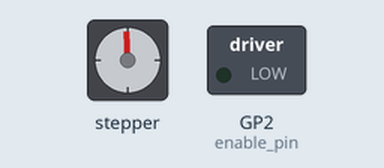
This program was run on a simulated Raspberry Pi Pico running MicroPython. On the bench: stepper motor, switched loads named in the program (green lamp = pin HIGH). Pins used as bus, display or sensor lines are not drawn. At 0.7 s the program stops and its outputs stay as they are.

Above: at 0.15 s.
At 0.7 s:
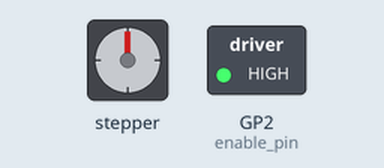
Timing chart, 0 to 2.2 s (numbered marks = the images above):
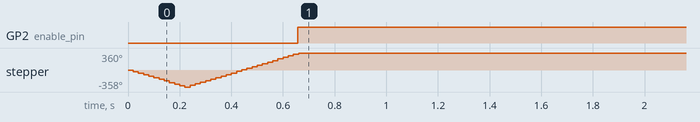

The program:

verticalMovement.py
```python
import machine
import utime

# A4988 sürücüsü için GPIO pinleri
STEP_PIN = 0 # Adım pimi
DIR_PIN = 1 # Yön pimi
ENABLE_PIN = 2 # Etkinleştirme pimi

# Sürücü ayarları
STEPS_PER_REV = 200 # Motor adımları
RPM = 60 # Motor devir hızı
MICROSTEPS = 16 # Mikro adımlar

# GPIO pinlerinin yapılandırılması
step_pin = machine.Pin(STEP_PIN, machine.Pin.OUT)
dir_pin = machine.Pin(DIR_PIN, machine.Pin.OUT)
enable_pin = machine.Pin(ENABLE_PIN, machine.Pin.OUT)

# Sürücü etkinleştirme
enable_pin.value(0)

# Motor hareket fonksiyonu
def move_motor(steps, direction):
    dir_pin.value(direction)
    for i in range(steps):
        step_pin.on()
        utime.sleep_us(500000 / RPM / MICROSTEPS)
        step_pin.off()
        utime.sleep_us(500000 / RPM / MICROSTEPS)

# Örnek hareket
move_motor(STEPS_PER_REV, 0) # Saat yönünde bir tur
move_motor(STEPS_PER_REV * 2, 1) # Saat yönünün tersine iki tur

# Sürücüyü kapatma
enable_pin.value(1)
```

Measured:
- by itself, GP2 (enable_pin): LOW → HIGH at 0.66 s
- by itself, stepper: turns 358° counter-clockwise in 0.22 s, then 718° clockwise in 0.42 s
